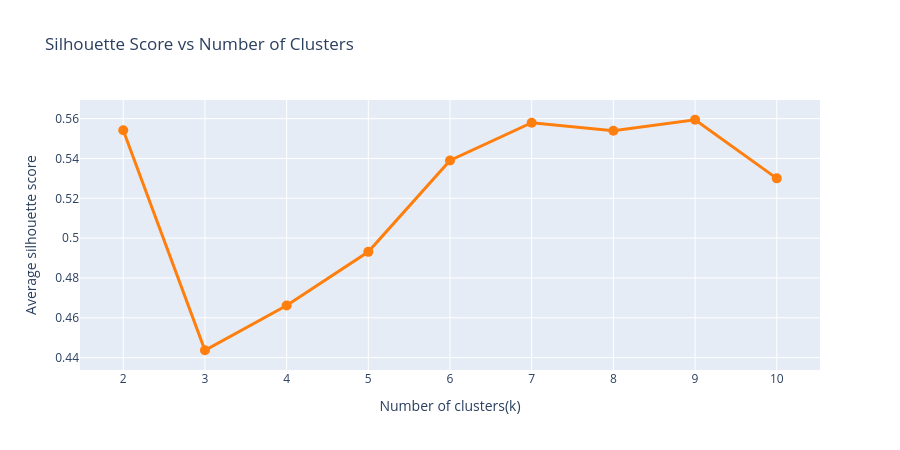

Write notebook code for a chart like this one.
### Code cell
sil_scores = []

for k in k_range: 
    km = KMeans(n_clusters= k, random_state= RANDOM_STATE, n_init= 10)
    labels = km.fit_predict(X_scaled)
    score = silhouette_score(X_scaled, labels, sample_size= 5000, random_state=RANDOM_STATE)
    sil_scores.append(score)

    fig = go.Figure()
    fig.add_trace(go.Scatter(
        x=list(k_range), y= sil_scores,
        mode="lines+markers",
        marker= dict(size=10),
        line=dict(width=3, color="#ff7f0e"),
        hovertemplate= "k = %[x]<br>Silhouette = %{y:4f}<extra></extra>",
    ))
    fig.update_layout(
        title= "Silhouette Score vs Number of Clusters",
        xaxis_title= "Number of clusters(k)",
        yaxis_title= "Average silhouette score",
        height = 450,
    )
fig.show()

#Print the best kby silhouette
best_k = list(k_range)[int(np.argmax(sil_scores))]
print(f"Best kby silhouette: {best_k}(score= {max(sil_scores):.4f})")

### Figure 1 — Plotly figure (JSON) as saved in the notebook; plotly's stock layout.template omitted (floating-point values rounded to 4 significant figures)
{"data": [{"hovertemplate": "k = %[x]<br>Silhouette = %{y:4f}<extra></extra>", "line": {"color": "#ff7f0e", "width": 3}, "marker": {"size": 10}, "mode": "lines+markers", "type": "scatter", "x": [2, 3, 4, 5, 6, 7, 8, 9, 10], "y": [0.5542, 0.4437, 0.4662, 0.4931, 0.539, 0.558, 0.5539, 0.5594, 0.53]}], "layout": {"height": 450, "title": {"text": "Silhouette Score vs Number of Clusters"}, "xaxis": {"title": {"text": "Number of clusters(k)"}}, "yaxis": {"title": {"text": "Average silhouette score"}}}}
